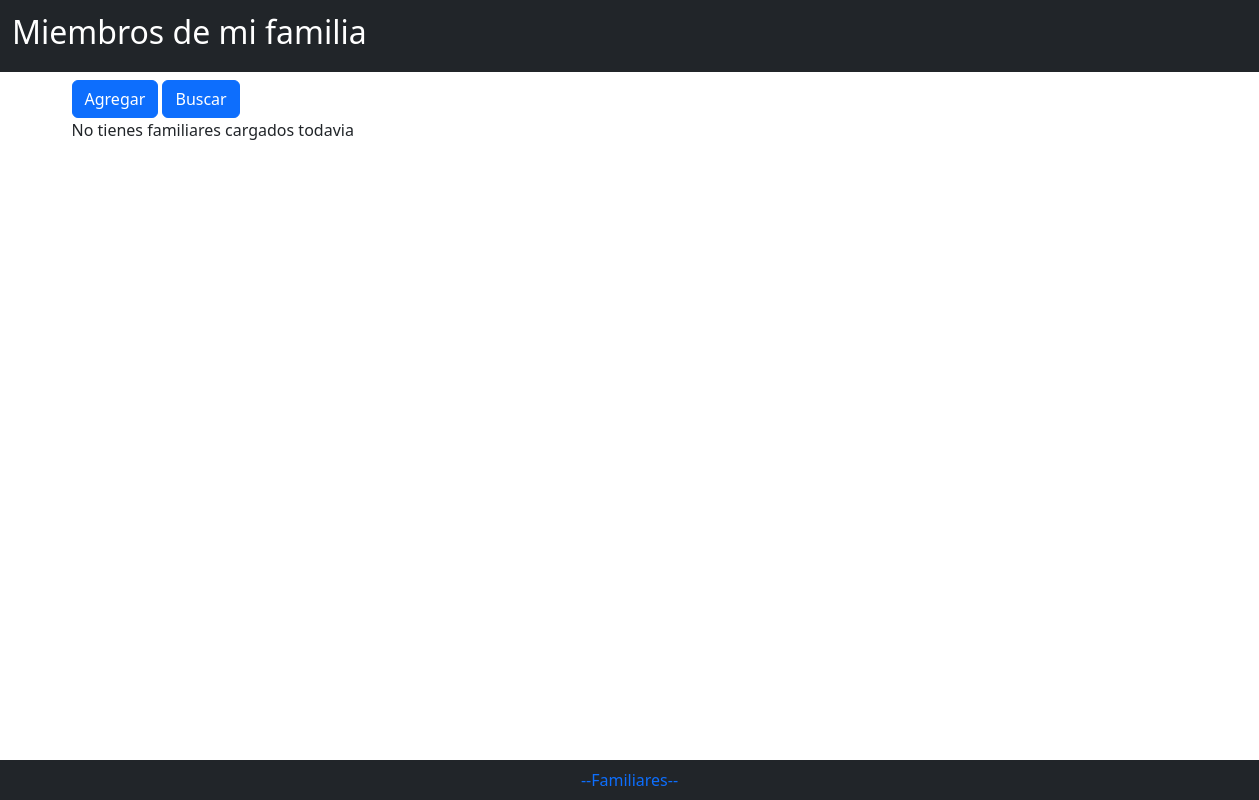
The page /familia/ on the database as committed earlier.
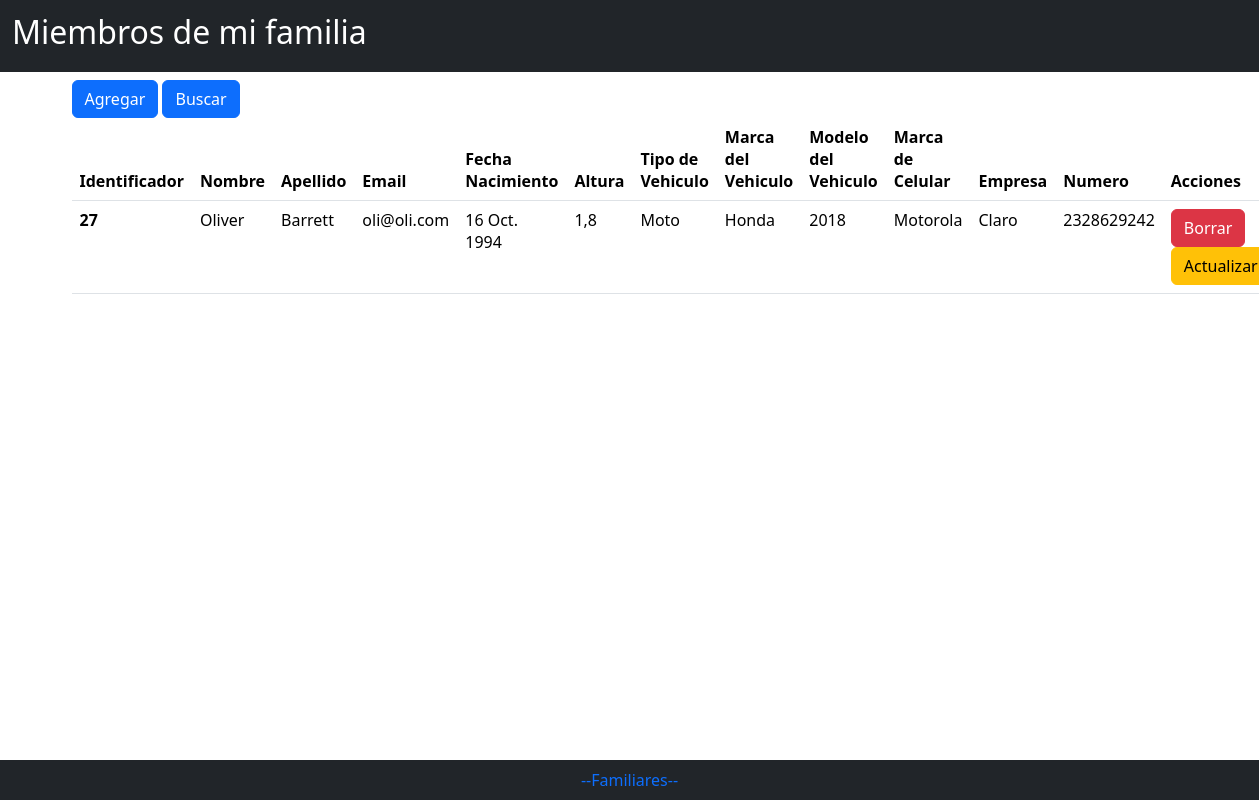
The same page on the database as committed later.
### familia/models.py (models this page shows)
class Vehiculo(Persona):
    tipo = models.CharField(max_length=100)
    marca = models.CharField(max_length=100)
    modelo = models.IntegerField()

class Celular(Vehiculo):
    marca_celular = models.CharField(max_length=100)
    empresa = models.CharField(max_length=100)
    numero = models.IntegerField()

class Persona(models.Model):
    nombre = models.TextField(max_length=100)
    apellido = models.CharField(max_length=100)
    altura = models.FloatField(default=0.0)
    fecha_nacimiento = models.DateField()
    email = models.TextField(max_length=100)

class Vehiculo(Persona):
    tipo = models.CharField(max_length=100)
    marca = models.CharField(max_length=100)
    modelo = models.IntegerField()

### familia/views.py (the view)
# urls.py: path("", index, name="index"),
def index(request):
    personas = Celular.objects.all()
    return HttpResponse(render(request, "familia/lista_familiares.html", {"personas":personas}))

### familia/templates/familia/lista_familiares.html (shortened to what this page needs)
{% extends "familia/index.html" %}
{% load bootstrap5 %}
{% block cuerpo %}
<div class="container">
    <div class="row">
      <div class="col">
        {% url 'agregar' as agregar_url %}
        {% url 'buscar' as buscar_url %}
        {% bootstrap_button "Agregar" size="sm" button_class="btn-primary" button_type="link" href=agregar_url %}
        {% bootstrap_button "Buscar" size="sm" button_class="btn-primary" button_type="link" href=buscar_url %}
      </div>
    </div>
    <div class="row">
      <div class="col">
        {% if personas %}
        <table class="table">
            <thead>
                <th scope="col">Identificador</th>
                <th scope="col">Nombre</th>
                <th scope="col">Apellido</th>
                <th scope="col">Email</th>
                <th scope="col">Fecha Nacimiento</th>
                <th scope="col">Altura</th>
                <th scope="col">Tipo de Vehiculo</th>
                <th scope="col">Marca del Vehiculo</th>
                <th scope="col">Modelo del Vehiculo</th>
                <th scope="col">Marca de Celular</th>
                <th scope="col">Empresa</th>
                <th scope="col">Numero</th>
                <th scope="col">Acciones</th>
            </thead>
            {% for p in personas %}
            <tbody>
                <tr>
                    <th scope="row">{{p.id}} </th>
                    <td> {{p.nombre}} </td>
                    <td> {{p.apellido}} </td>
                    <td> {{p.email}} </td>
                    <td> {{p.fecha_nacimiento}} </td>
                    <td> {{p.altura}} </td>
                    <td> {{p.tipo}} </td>
                    <td> {{p.marca}} </td>
                    <td> {{p.modelo}} </td>
                    <td> {{p.marca_celular}} </td>
                    <td> {{p.empresa}} </td>
                    <td> {{p.numero}} </td>
                    <td>
                      {% url 'borrar' identificador=p.id as borrar_url %}
                      {% url 'actualizar' identificador=p.id as actualizar_url %}
                      {% bootstrap_button "Borrar" size="sm" button_class="btn-danger" button_type="link" href=borrar_url %}
                      {% bootstrap_button "Actualizar" size="sm" button_class="btn-warning" button_type="link" href=actualizar_url %}
                    </td>
                </tr>
            </tbody>
            {% endfor %}
        </table>
        {% else %}
            <p>No tienes familiares cargados todavia</p>
        {% endif %}
      </div>
    </div>
  </div>
  {% endblock %}

### familia/templates/familia/index.html (shortened to what this page needs)
{% load bootstrap5 %}
{% bootstrap_css %}
<nav class="navbar navbar-expand-md navbar-dark bg-dark mb-2">
  <div class="container-fluid">
    <a class="navbar-brand" href="{%url 'index' %}"><h2>Miembros de mi familia</h2></a>
  </div>
</nav>
{% block cuerpo %}
{% endblock %}
<ul class="nav bg-dark fixed-bottom justify-content-center">
  <li class="nav-item">
    <a class="nav-link active" href="{%url  'index' %}">--Familiares--</a>
  </li>
</ul>

Rows that differ between the two databases and show on the page:
added Celular: id "27", nombre "Oliver", apellido "Barrett", email "oli@oli.com", fecha_nacimiento "16 Oct. 1994", altura "1,8", tipo "Moto", marca "Honda", modelo "2018", marca_celular "Motorola", empresa "Claro", numero "2328629242", bootstrap_button "Borrar", bootstrap_button "Actualizar"
Other text that changed with them:
text no longer shown: "No tienes familiares cargados todavia"
text now shown: "Identificador Nombre Apellido Email Fecha Nacimiento Altura Tipo de Vehiculo Marca del Vehiculo Modelo del Vehiculo Marca de Celular Empresa Numero Acciones"
